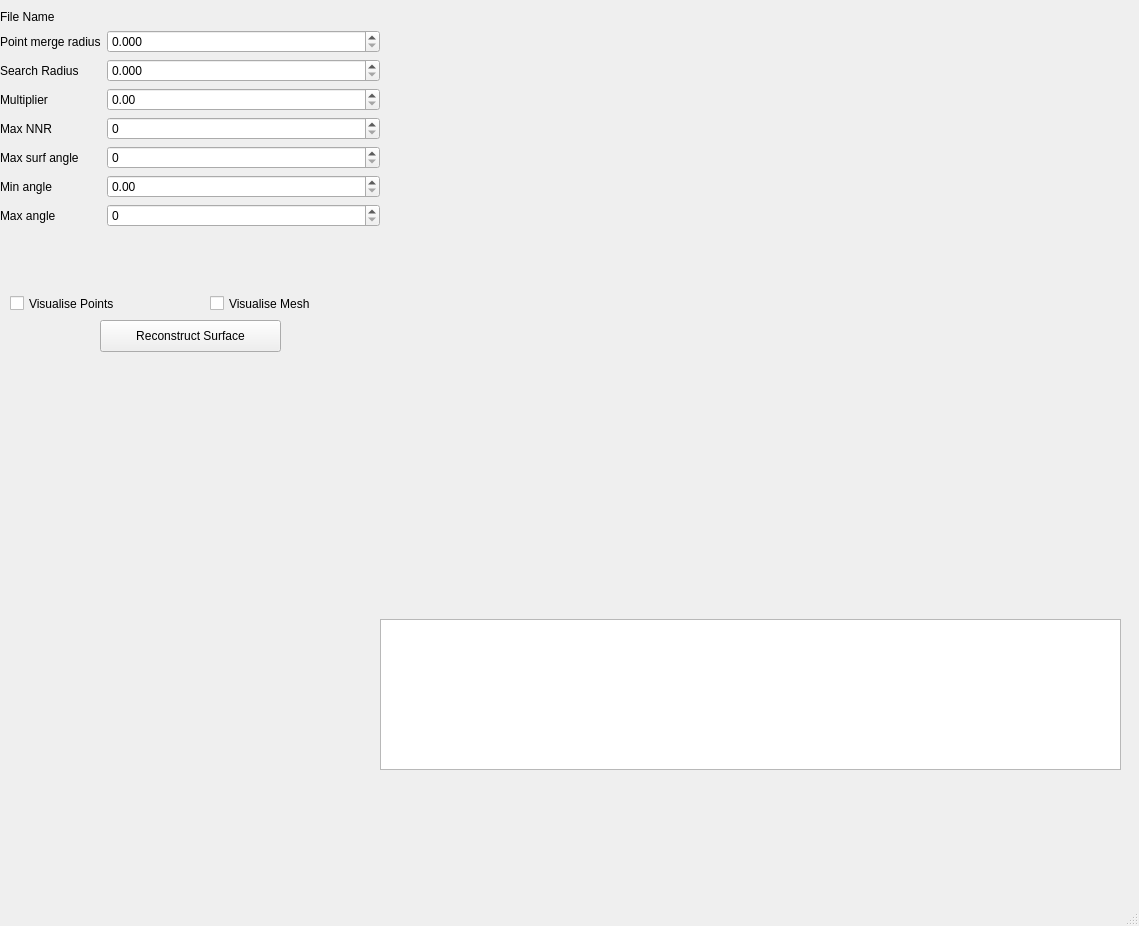
<?xml version="1.0" encoding="UTF-8"?>
<ui version="4.0">
 <class>PointCloudMesher</class>
 <widget class="QMainWindow" name="PointCloudMesher">
  <property name="geometry">
   <rect>
    <x>0</x>
    <y>0</y>
    <width>1139</width>
    <height>926</height>
   </rect>
  </property>
  <property name="windowTitle">
   <string>Point cloud to mesh tool</string>
  </property>
  <widget class="QWidget" name="centralwidget">
   <widget class="CSIRO::Rendering::WSGLWidget" name="wsglWidget">
    <property name="geometry">
     <rect>
      <x>380</x>
      <y>0</y>
      <width>741</width>
      <height>611</height>
     </rect>
    </property>
    <property name="sizePolicy">
     <sizepolicy hsizetype="MinimumExpanding" vsizetype="MinimumExpanding">
      <horstretch>0</horstretch>
      <verstretch>0</verstretch>
     </sizepolicy>
    </property>
    <property name="wsDataPath" stdset="0">
     <string>globalName:sceneout</string>
    </property>
    <property name="triggerUpdates" stdset="0">
     <bool>true</bool>
    </property>
   </widget>
   <widget class="QCheckBox" name="checkBox">
    <property name="geometry">
     <rect>
      <x>10</x>
      <y>290</y>
      <width>161</width>
      <height>27</height>
     </rect>
    </property>
    <property name="text">
     <string>Visualise Points</string>
    </property>
    <property name="wsDataPath" stdset="0">
     <string>globalName:pointsvis</string>
    </property>
    <property name="triggerUpdates" stdset="0">
     <bool>true</bool>
    </property>
   </widget>
   <widget class="QCheckBox" name="checkBox_2">
    <property name="geometry">
     <rect>
      <x>210</x>
      <y>290</y>
      <width>161</width>
      <height>27</height>
     </rect>
    </property>
    <property name="text">
     <string>Visualise Mesh</string>
    </property>
    <property name="wsDataPath" stdset="0">
     <string>globalName:meshvis</string>
    </property>
    <property name="triggerUpdates" stdset="0">
     <bool>true</bool>
    </property>
   </widget>
   <widget class="QWidget" name="formLayoutWidget">
    <property name="geometry">
     <rect>
      <x>0</x>
      <y>10</y>
      <width>380</width>
      <height>281</height>
     </rect>
    </property>
    <layout class="QFormLayout" name="formLayout">
     <property name="fieldGrowthPolicy">
      <enum>QFormLayout::AllNonFixedFieldsGrow</enum>
     </property>
     <item row="0" column="0">
      <widget class="QLabel" name="label">
       <property name="text">
        <string>File Name</string>
       </property>
      </widget>
     </item>
     <item row="0" column="1">
      <widget class="CSIRO::Widgets::FileNameWidget" name="fileNameWidget">
       <property name="wsDataPath" stdset="0">
        <string>globalName:plyfilename</string>
       </property>
       <property name="triggerUpdates" stdset="0">
        <bool>true</bool>
       </property>
      </widget>
     </item>
     <item row="1" column="0">
      <widget class="QLabel" name="label_2">
       <property name="text">
        <string>Point merge radius</string>
       </property>
      </widget>
     </item>
     <item row="1" column="1">
      <widget class="QDoubleSpinBox" name="pointmerge">
       <property name="decimals">
        <number>3</number>
       </property>
       <property name="maximum">
        <double>100.000000000000000</double>
       </property>
       <property name="singleStep">
        <double>0.001000000000000</double>
       </property>
       <property name="wsDataPath" stdset="0">
        <string>globalName:pmergerad</string>
       </property>
       <property name="triggerUpdates" stdset="0">
        <bool>true</bool>
       </property>
      </widget>
     </item>
     <item row="2" column="0">
      <widget class="QLabel" name="label_3">
       <property name="text">
        <string>Search Radius</string>
       </property>
      </widget>
     </item>
     <item row="2" column="1">
      <widget class="QDoubleSpinBox" name="search">
       <property name="decimals">
        <number>3</number>
       </property>
       <property name="maximum">
        <double>100.000000000000000</double>
       </property>
       <property name="singleStep">
        <double>0.001000000000000</double>
       </property>
       <property name="wsDataPath" stdset="0">
        <string>globalName:searchrad</string>
       </property>
       <property name="triggerUpdates" stdset="0">
        <bool>true</bool>
       </property>
      </widget>
     </item>
     <item row="3" column="0">
      <widget class="QLabel" name="label_4">
       <property name="text">
        <string>Multiplier</string>
       </property>
      </widget>
     </item>
     <item row="3" column="1">
      <widget class="QDoubleSpinBox" name="multiplier">
       <property name="maximum">
        <double>100.000000000000000</double>
       </property>
       <property name="singleStep">
        <double>0.010000000000000</double>
       </property>
       <property name="wsDataPath" stdset="0">
        <string>globalName:pmultiplier</string>
       </property>
       <property name="triggerUpdates" stdset="0">
        <bool>true</bool>
       </property>
      </widget>
     </item>
     <item row="4" column="0">
      <widget class="QLabel" name="label_5">
       <property name="text">
        <string>Max NNR</string>
       </property>
      </widget>
     </item>
     <item row="4" column="1">
      <widget class="QDoubleSpinBox" name="nnr">
       <property name="decimals">
        <number>0</number>
       </property>
       <property name="maximum">
        <double>250.000000000000000</double>
       </property>
       <property name="wsDataPath" stdset="0">
        <string>globalName:pmaxnnr</string>
       </property>
       <property name="triggerUpdates" stdset="0">
        <bool>true</bool>
       </property>
      </widget>
     </item>
     <item row="5" column="0">
      <widget class="QLabel" name="label_6">
       <property name="text">
        <string>Max surf angle</string>
       </property>
      </widget>
     </item>
     <item row="5" column="1">
      <widget class="QDoubleSpinBox" name="maxsa">
       <property name="decimals">
        <number>0</number>
       </property>
       <property name="maximum">
        <double>360.000000000000000</double>
       </property>
       <property name="wsDataPath" stdset="0">
        <string>globalName:pmaxsa</string>
       </property>
       <property name="triggerUpdates" stdset="0">
        <bool>true</bool>
       </property>
      </widget>
     </item>
     <item row="6" column="0">
      <widget class="QLabel" name="label_7">
       <property name="text">
        <string>Min angle</string>
       </property>
      </widget>
     </item>
     <item row="6" column="1">
      <widget class="QDoubleSpinBox" name="minangle">
       <property name="maximum">
        <double>360.000000000000000</double>
       </property>
       <property name="wsDataPath" stdset="0">
        <string>globalName:pmina</string>
       </property>
       <property name="triggerUpdates" stdset="0">
        <bool>true</bool>
       </property>
      </widget>
     </item>
     <item row="7" column="0">
      <widget class="QLabel" name="label_8">
       <property name="text">
        <string>Max angle</string>
       </property>
      </widget>
     </item>
     <item row="7" column="1">
      <widget class="QDoubleSpinBox" name="maxangle">
       <property name="decimals">
        <number>0</number>
       </property>
       <property name="maximum">
        <double>360.000000000000000</double>
       </property>
       <property name="wsDataPath" stdset="0">
        <string>globalName:pmaxa</string>
       </property>
       <property name="triggerUpdates" stdset="0">
        <bool>true</bool>
       </property>
      </widget>
     </item>
    </layout>
   </widget>
   <widget class="CSIRO::Mesh::MeshModelInterfaceWidget" name="MeshModelInterfaceWidget">
    <property name="geometry">
     <rect>
      <x>0</x>
      <y>360</y>
      <width>371</width>
      <height>691</height>
     </rect>
    </property>
    <property name="sizePolicy">
     <sizepolicy hsizetype="MinimumExpanding" vsizetype="MinimumExpanding">
      <horstretch>0</horstretch>
      <verstretch>0</verstretch>
     </sizepolicy>
    </property>
    <property name="wsDataPath" stdset="0">
     <string>globalName:mmodelstats</string>
    </property>
    <property name="triggerUpdates" stdset="0">
     <bool>true</bool>
    </property>
   </widget>
   <widget class="CSIRO::Presentation::TextViewer" name="logViewer">
    <property name="geometry">
     <rect>
      <x>380</x>
      <y>619</y>
      <width>741</width>
      <height>151</height>
     </rect>
    </property>
   </widget>
   <widget class="QPushButton" name="pushButton">
    <property name="geometry">
     <rect>
      <x>100</x>
      <y>320</y>
      <width>181</width>
      <height>32</height>
     </rect>
    </property>
    <property name="text">
     <string>Reconstruct Surface</string>
    </property>
    <property name="wsDataPath" stdset="0">
     <string>globalName:runmeshstep</string>
    </property>
    <property name="triggerUpdates" stdset="0">
     <bool>true</bool>
    </property>
   </widget>
  </widget>
  <widget class="QMenuBar" name="menubar">
   <property name="geometry">
    <rect>
     <x>0</x>
     <y>0</y>
     <width>1139</width>
     <height>27</height>
    </rect>
   </property>
  </widget>
  <widget class="QStatusBar" name="statusbar"/>
 </widget>
 <customwidgets>
  <customwidget>
   <class>CSIRO::Mesh::MeshModelInterfaceWidget</class>
   <extends>QWidget</extends>
   <header>Mesh/Widgets/meshmodelinterfacewidget.h</header>
  </customwidget>
  <customwidget>
   <class>CSIRO::Rendering::WSGLWidget</class>
   <extends>QWidget</extends>
   <header>Rendering/OpenGL/wsglwidget.h</header>
  </customwidget>
  <customwidget>
   <class>CSIRO::Widgets::FileNameWidget</class>
   <extends>QFrame</extends>
   <header>Workspace/Widgets/filenamewidget.h</header>
  </customwidget>
  <customwidget>
   <class>CSIRO::Presentation::TextViewer</class>
   <extends>QTextEdit</extends>
   <header>Workspace/Presentation/Logging/textviewer.h</header>
  </customwidget>
 </customwidgets>
 <resources/>
 <connections/>
</ui>
